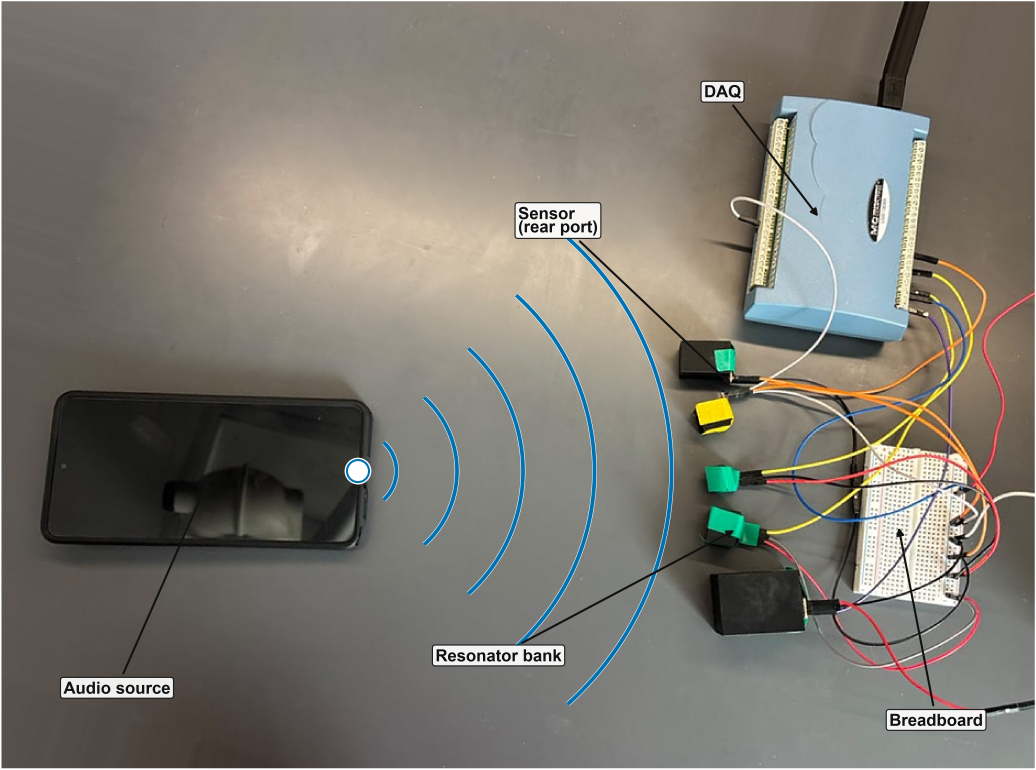
#> input picture figures/setup/icassp_resonator_experiment_setup.png, 4144 x 3079 px, given in place of top_view.jpeg, which was not available (shown at 1/4 size)
$ python make_icassp_annotated_setup.py
#> lines starting #> are read from the running program, lines starting #| are printed output that depends on the picture; pictures that were not available may be replaced by others from this repository, and a replacement may not be noted
"""Create publication-ready annotations for the resonator experiment photo.

The source JPEG is never modified. A rotated/cropped derivative (audio source
on the left, sound travelling left to right) is built in-memory at figure-build
time. Labels and sound waves remain vector objects in the PDF exports; PNG
copies are rendered at 600 dpi for convenient previewing.
"""

from __future__ import annotations

import math
from dataclasses import dataclass
from pathlib import Path

import matplotlib.patheffects as path_effects
import matplotlib.pyplot as plt
import numpy as np
from matplotlib.patches import Arc, Circle
from PIL import Image

HERE = Path(__file__).resolve().parent
SOURCE_JPEG = HERE / "top_view.jpeg"

BLUE = "#0072B2"
INK = "#111111"
WHITE = "#FFFFFF"

# Rotation that puts the audio source (phone) on the left and makes the
# phone's emitting edge vertical, so sound waves travel purely left to right.
# Calibrated against the source photo's actual phone orientation.
ROTATION_DEG = 73.02533560549571
EDGE_PAD = 350  # edge-extended padding so expand=True has no flat/white fill
TOP_TRIM_PX = 125  # extra rows trimmed off the top (empty tabletop/ceiling) to shorten the figure
BOTTOM_TRIM_PX = 25  # extra rows trimmed off the bottom (empty floor margin)


@dataclass(frozen=True)
class Callout:
    text: str
    xy: tuple[float, float]
    xytext: tuple[float, float]
    align: str = "left"


@dataclass(frozen=True)
class SoundRings:
    """Concentric arcs radiating from a point source, opening toward the
    direction of travel (classic "sound wave" glyph), rather than a line
    with an arrowhead."""

    source: tuple[float, float]
    radii: tuple[float, ...]
    theta1: float
    theta2: float
    center_radius: float


def build_rotated_top_view() -> tuple[Image.Image, tuple[float, float, float, float], tuple[int, int]]:
    """Return the rotated+cropped top-view image and the crop box used.

    The source photo is edge-padded before rotation so PIL's expand=True
    corners are filled with extended tabletop texture instead of a flat
    fill color, then rotated and cropped to the region that contains every
    piece of equipment (phone, resonator bank, sensor, DAQ, breadboard)
    with no synthetic padding inside the crop.
    """
    image = Image.open(SOURCE_JPEG).convert("RGB")
    width, height = image.size
    array = np.array(image)

    padded = np.pad(array, ((EDGE_PAD, EDGE_PAD), (EDGE_PAD, EDGE_PAD), (0, 0)), mode="edge")
    padded_image = Image.fromarray(padded)
    rotated = padded_image.rotate(
        ROTATION_DEG, expand=True, fillcolor=(140, 135, 125), resample=Image.BICUBIC
    )

    # Content box in the original (unpadded) photo's pixel coordinates that
    # bounds the phone, resonator bank / sensor cluster, DAQ, and breadboard.
    x0, y0, x1, y1 = 122, 20, 768, 805
    corners = [(x0, y0), (x1, y0), (x0, y1), (x1, y1)]
    rotated_corners = [_rotate_point(px, py, width, height, rotated.size) for px, py in corners]
    xs = [p[0] for p in rotated_corners]
    ys = [p[1] for p in rotated_corners]
    crop_box = (min(xs), min(ys), max(xs), max(ys))
    cropped = rotated.crop(tuple(int(round(v)) for v in crop_box))

    cropped = cropped.crop((0, TOP_TRIM_PX, cropped.width, cropped.height - BOTTOM_TRIM_PX))
    crop_box = (
        crop_box[0],
        crop_box[1] + TOP_TRIM_PX,
        crop_box[2],
        crop_box[3] - BOTTOM_TRIM_PX,
    )
    return cropped, crop_box, rotated.size


def _rotate_point(
    px: float, py: float, width: int, height: int, rotated_size: tuple[int, int]
) -> tuple[float, float]:
    padded_center = (width / 2 + EDGE_PAD, height / 2 + EDGE_PAD)
    rad = math.radians(ROTATION_DEG)
    dx = (px + EDGE_PAD) - padded_center[0]
    dy = (py + EDGE_PAD) - padded_center[1]
    xr = dx * math.cos(rad) + dy * math.sin(rad)
    yr = -dx * math.sin(rad) + dy * math.cos(rad)
    rcx, rcy = rotated_size[0] / 2, rotated_size[1] / 2
    return rcx + xr, rcy + yr


CALLOUTS: tuple[Callout, ...] = (
    Callout("Audio source", (0.2013, 0.3783), (0.06, 0.1049)),
    Callout("Resonator bank", (0.7112, 0.3116), (0.42, 0.1471)),
    Callout("Sensor\n(rear port)", (0.7076, 0.4985), (0.50, 0.7142)),
    Callout("DAQ", (0.7917, 0.7173), (0.68, 0.8822)),
    Callout("Breadboard", (0.8680, 0.3166), (0.95, 0.0630), "right"),
)

# Midpoint of the phone's emitting edge, in the original (unrotated) photo's
# pixel coordinates -- this is the point the concentric wave rings radiate
# from, resolved to crop-pixel data coordinates at draw time.
SOUND_SOURCE_RAW = (280.0, 310.0)
SOUND_RING_RADII = (35.0, 90.0, 150.0, 215.0, 285.0)
SOUND_RING_CENTER_RADIUS = 10.0
SOUND_RING_THETA1 = -48.0
SOUND_RING_THETA2 = 48.0


def configure_style() -> None:
    plt.rcParams.update(
        {
            "font.family": "Arial",
            "font.size": 9.0,
            "pdf.fonttype": 42,
            "ps.fonttype": 42,
            "savefig.facecolor": "white",
        }
    )


def draw_sound_rings(ax: plt.Axes, item: SoundRings, linewidth: float) -> None:
    """Draw concentric arcs opening toward the direction of travel, in data
    (pixel) coordinates so the rings are true circles regardless of the
    figure's aspect ratio -- the classic radiating "sound wave" glyph."""
    halo = [path_effects.Stroke(linewidth=linewidth + 1.3, foreground=WHITE), path_effects.Normal()]

    center = Circle(
        item.source,
        item.center_radius,
        transform=ax.transData,
        facecolor=WHITE,
        edgecolor=BLUE,
        linewidth=linewidth,
        zorder=5,
    )
    center.set_path_effects(halo)
    ax.add_patch(center)

    for radius in item.radii:
        arc = Arc(
            item.source,
            width=2 * radius,
            height=2 * radius,
            theta1=item.theta1,
            theta2=item.theta2,
            transform=ax.transData,
            edgecolor=BLUE,
            linewidth=linewidth * 1.8,
            zorder=4,
        )
        arc.set_path_effects(halo)
        ax.add_patch(arc)


def draw_view(
    ax: plt.Axes,
    image: Image.Image,
    crop_box: tuple[float, float, float, float],
    rotated_size: tuple[int, int],
    *,
    fontsize: float,
    linewidth: float,
) -> None:
    ax.imshow(image)
    ax.set_axis_off()

    width, height = Image.open(SOURCE_JPEG).size
    source_x, source_y = _rotate_point(*SOUND_SOURCE_RAW, width, height, rotated_size)
    cx0, cy0, _, _ = crop_box
    rings = SoundRings(
        source=(source_x - cx0, source_y - cy0),
        radii=SOUND_RING_RADII,
        theta1=SOUND_RING_THETA1,
        theta2=SOUND_RING_THETA2,
        center_radius=SOUND_RING_CENTER_RADIUS,
    )
    draw_sound_rings(ax, rings, linewidth)

    for item in CALLOUTS:
        annotation = ax.annotate(
            item.text,
            xy=item.xy,
            xytext=item.xytext,
            xycoords="axes fraction",
            textcoords="axes fraction",
            ha=item.align,
            va="center",
            fontsize=fontsize,
            fontweight="bold",
            color=INK,
            linespacing=0.95,
            bbox={
                "boxstyle": "round,pad=0.18",
                "facecolor": WHITE,
                "edgecolor": INK,
                "linewidth": 0.55,
                "alpha": 0.92,
            },
            arrowprops={
                "arrowstyle": "-|>",
                "color": INK,
                "linewidth": linewidth,
                "mutation_scale": 7.0,
                "shrinkA": 2,
                "shrinkB": 1,
            },
            zorder=6,
        )
        annotation.set_clip_on(False)


def save_figure(fig: plt.Figure, stem: str) -> None:
    fig.savefig(HERE / f"{stem}.pdf", bbox_inches="tight", pad_inches=0.01)
    fig.savefig(HERE / f"{stem}.png", dpi=600, bbox_inches="tight", pad_inches=0.01)
    plt.close(fig)


def make_figure(
    stem: str,
    figure_width: float,
    image: Image.Image,
    crop_box: tuple[float, float, float, float],
    rotated_size: tuple[int, int],
    *,
    fontsize: float,
    linewidth: float,
) -> None:
    width, height = image.size
    figure_height = figure_width * height / width
    fig, ax = plt.subplots(figsize=(figure_width, figure_height), constrained_layout=True)
    draw_view(ax, image, crop_box, rotated_size, fontsize=fontsize, linewidth=linewidth)
    save_figure(fig, stem)


def main() -> None:
    configure_style()
    image, crop_box, rotated_size = build_rotated_top_view()
#> in build_rotated_top_view, `padded = np.pad(array, ((EDGE_PAD, EDGE_PAD), (EDGE_PAD, EDGE_PAD), (0..`:
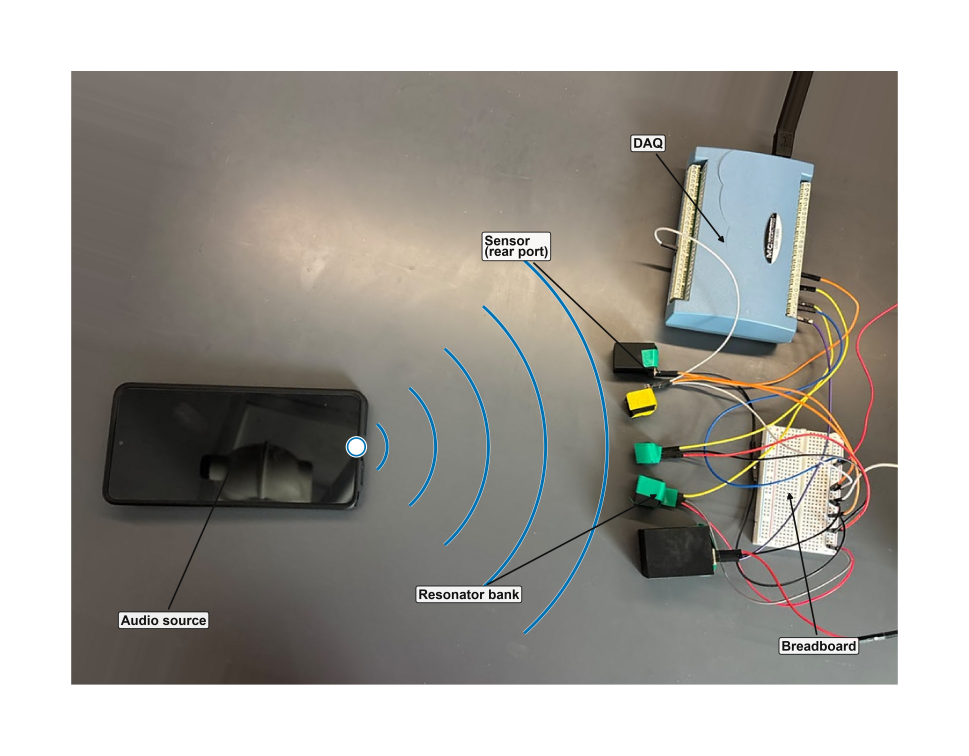
#> padded: shape (3779, 4844, 3) (shown at 1/5 size); mean R, G, B 163.9, 161.2, 155.6
#> in build_rotated_top_view, `rotated = padded_image.rotate( ROTATION_DEG, expand=True, fillcolor=(1..`:
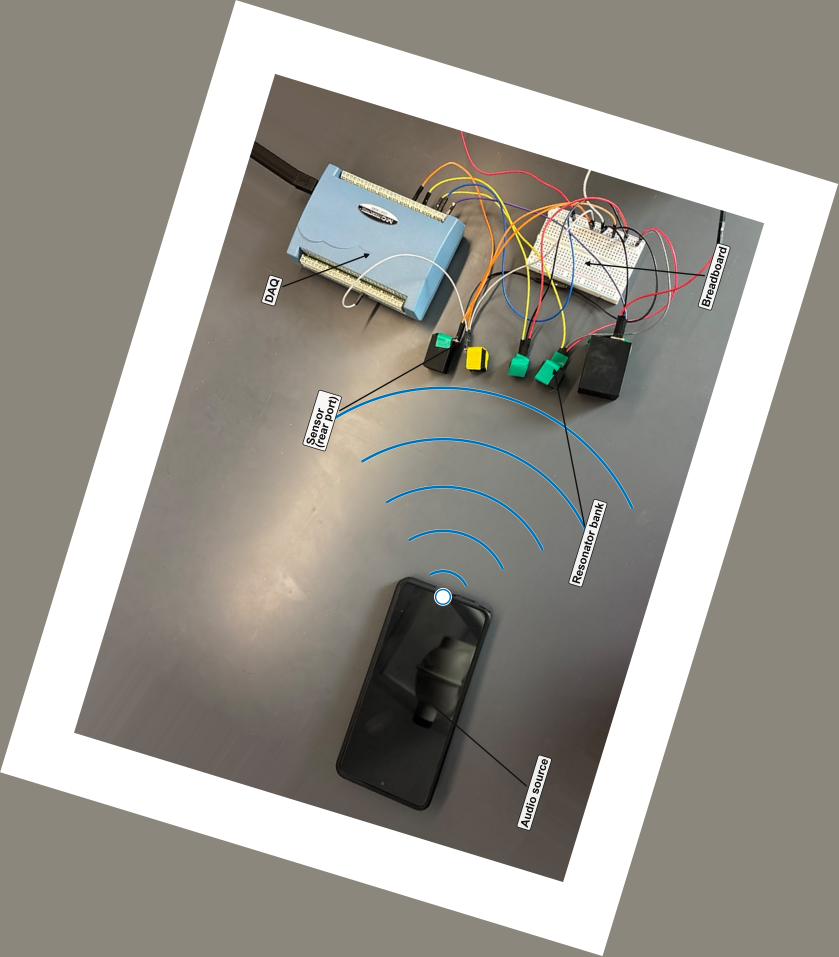
#> rotated: PIL image 5030x5737 RGB (shown at 1/6 size); mean R, G, B 155, 151.5, 144.3
#> in build_rotated_top_view, `cropped = rotated.crop(tuple(int(round(v)) for v in crop_box))`:
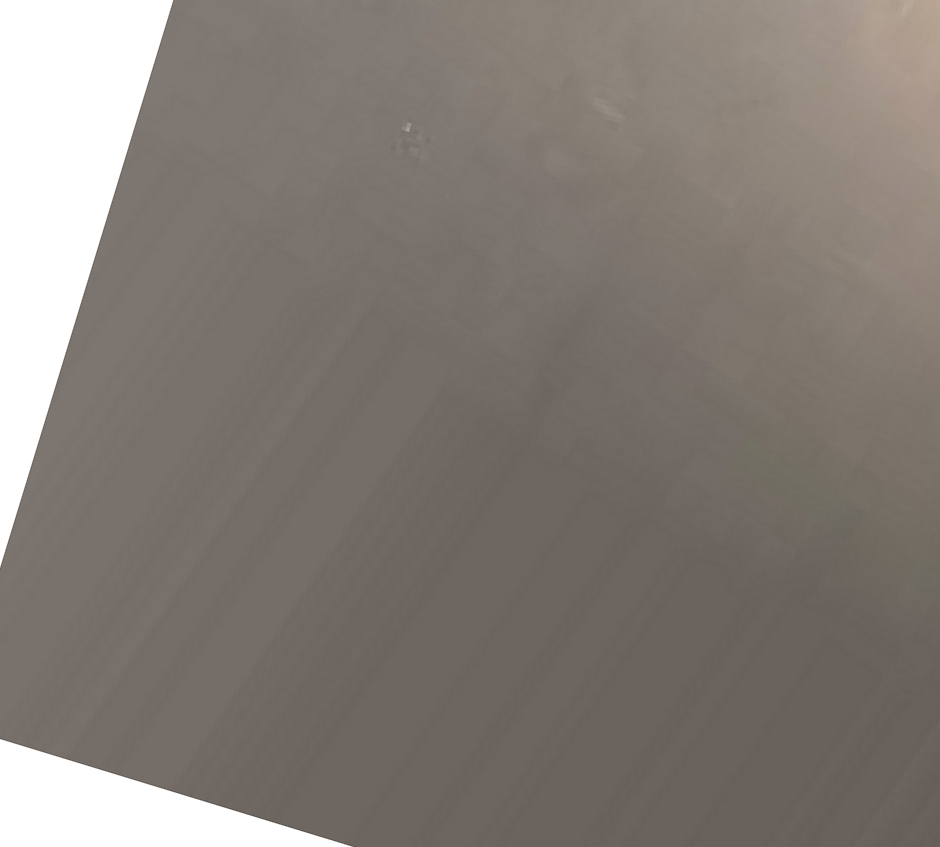
#> cropped: PIL image 940x847 RGB; mean R, G, B 132.2, 125.1, 118.9
#> in build_rotated_top_view, `cropped = cropped.crop((0, TOP_TRIM_PX, cropped.width, cropped.height ..`:
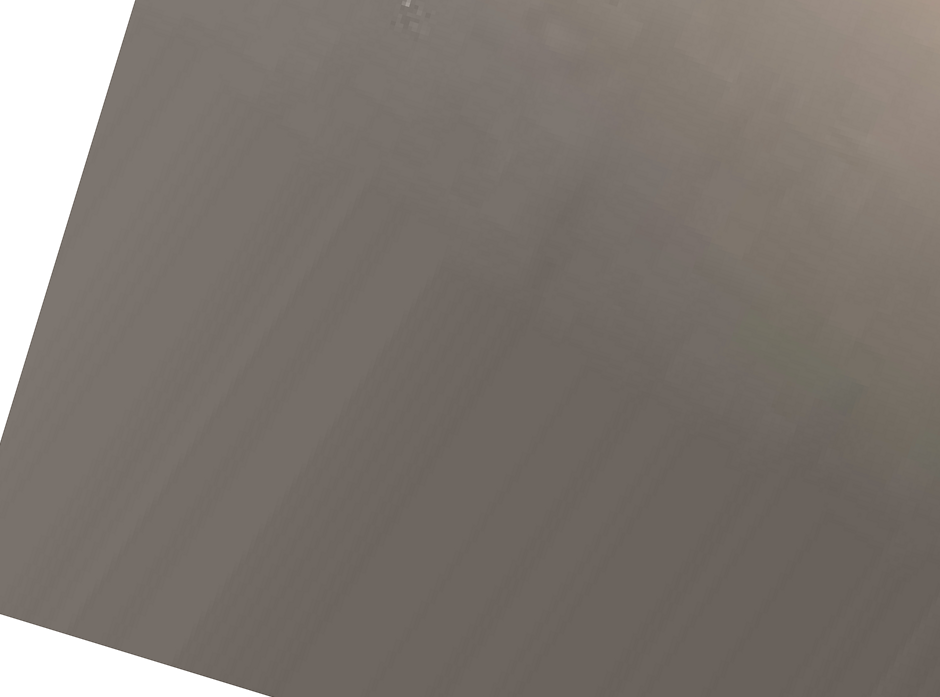
#> cropped: PIL image 940x697 RGB; mean R, G, B 126.4, 119.4, 113.2
#> crop_box = (492.4, 3797.1, 1431.8, 4494.1); rotated_size = (5030, 5737)
    # ICASSP 2027 specifies an 86 mm (3.39 in) single-column width and
    # permits a 178 mm (7 in) full-width image area.
    make_figure("icassp_top_view_annotated", 3.39, image, crop_box, rotated_size, fontsize=8.0, linewidth=0.85)
#> in draw_view, `width, height = Image.open(SOURCE_JPEG).size`: width = 4144; height = 3079
#> in draw_view, `source_x, source_y = _rotate_point(*SOUND_SOURCE_RAW, width, height, r..`: source_x = 815.9; source_y = 4223.5
#> in draw_view, `cx0, cy0, _, _ = crop_box`: cx0 = 492.4; cy0 = 3797.1
#> in save_figure, `fig.savefig(HERE / f"{stem}.pdf", bbox_inches="tight", pad_inches=0.01)`:
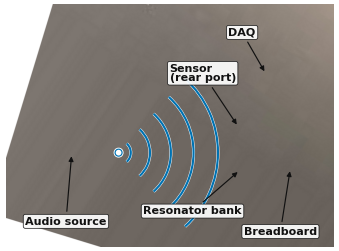
#> figure drawn by matplotlib, 1 panel
    make_figure(
        "icassp_resonator_experiment_setup", 7.00, image, crop_box, rotated_size, fontsize=8.0, linewidth=1.0
    )
#> call 2 of save_figure, with stem = 'icassp_resonator_experiment_setup'
#> in save_figure (call 2), `fig.savefig(HERE / f"{stem}.pdf", bbox_inches="tight", pad_inches=0.01)`:
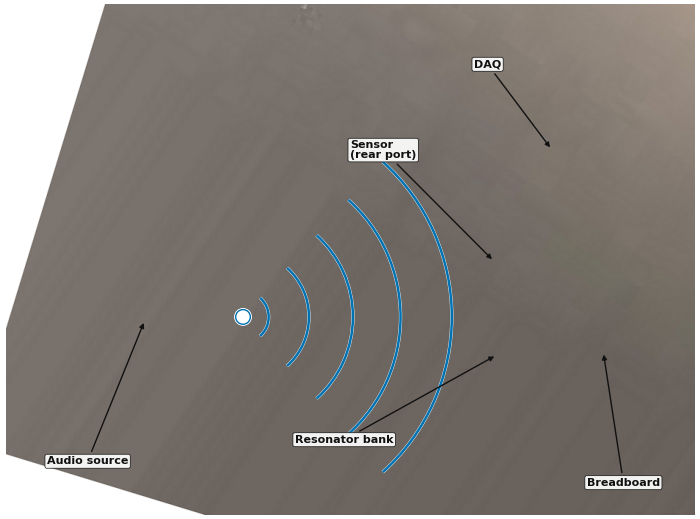
#> figure drawn by matplotlib, 1 panel
    print(f"Wrote annotated setup figures to {HERE}")


if __name__ == "__main__":
    main()
